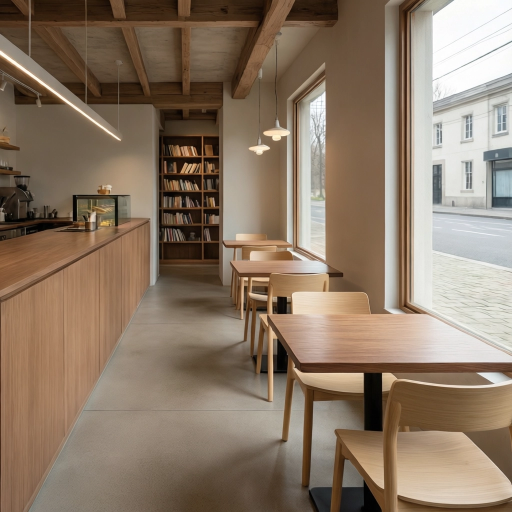
#> input picture web/template-gallery/inputs/qwen_edit_strength_sweep.before.webp, 1024 x 1024 px (shown at 1/2 size)
$ python -i asset_quality.py   (imports and definitions only)
#> lines starting #> are read from the running program, lines starting #| are printed output that depends on the picture
"""Deterministic screening and review-card helpers for generated assets."""

from __future__ import annotations

from dataclasses import dataclass
from typing import Iterable

import numpy as np
from PIL import Image, ImageDraw, ImageFont, ImageOps


@dataclass(frozen=True)
class ImageUpscaleAssessment:
    source_size: tuple[int, int]
    output_size: tuple[int, int]
    expected_scale: int
    dynamic_range: float
    reconstruction_mae: float
    detail_ratio: float
    checks: dict[str, bool]

    @property
    def passed(self) -> bool:
        return all(self.checks.values())

    # [17 lines left out: function to_dict, not called in this run]


@dataclass(frozen=True)
class VideoUpscaleAssessment:
    source_size: tuple[int, int]
    output_size: tuple[int, int]
    source_frames: int
    output_frames: int
    source_fps: float
    output_fps: float
    expected_scale: int
    temporal_mae: float
    changed_pixel_ratio: float
    reconstruction_mae: float
    detail_ratio: float
    checks: dict[str, bool]

    @property
    def passed(self) -> bool:
        return all(self.checks.values())

    # [24 lines left out: function to_dict, not called in this run]


@dataclass(frozen=True)
class TextToImageAssessment:
    output_size: tuple[int, int]
    expected_size: tuple[int, int]
    dynamic_range: float
    luminance_std: float
    edge_energy: float
    shadow_clip_ratio: float
    highlight_clip_ratio: float
    nearest_perceptual_distance: int | None
    checks: dict[str, bool]

    @property
    def passed(self) -> bool:
        return all(self.checks.values())

    # [22 lines left out: function to_dict, not called in this run]


@dataclass(frozen=True)
class ImageEditAssessment:
    source_size: tuple[int, int]
    output_size: tuple[int, int]
    expected_size: tuple[int, int]
    dynamic_range: float
    luminance_std: float
    edge_energy: float
    shadow_clip_ratio: float
    highlight_clip_ratio: float
    source_output_mae: float
    localized_change_ratio: float
    source_luminance_correlation: float
    source_aligned_luminance_correlation: float
    alignment_overlap_ratio: float
    alignment_inlier_count: int
    alignment_inlier_ratio: float
    source_perceptual_distance: int
    nearest_gallery_perceptual_distance: int | None
    checks: dict[str, bool]

    @property
    def passed(self) -> bool:
        return all(self.checks.values())

    # [31 lines left out: function to_dict, not called in this run]


def _rgb_array(image: Image.Image) -> np.ndarray:
    return np.asarray(image.convert("RGB"), dtype=np.float32) / 255.0


# [232 lines left out: functions _edge_energy, _difference_hash, _homography_aligned_correlation, assess_text_to_image, assess_image_edit, not called in this run]


def assess_image_upscale(source: Image.Image, output: Image.Image, *, expected_scale: int = 2) -> ImageUpscaleAssessment:
    source = source.convert("RGB")
    output = output.convert("RGB")
    expected_size = (source.width * expected_scale, source.height * expected_scale)
    baseline = source.resize(output.size, Image.Resampling.BICUBIC)
    reconstructed = output.resize(source.size, Image.Resampling.LANCZOS)
    source_values = _rgb_array(source)
    output_values = _rgb_array(output)
    reconstruction_mae = float(np.abs(_rgb_array(reconstructed) - source_values).mean())
    dynamic_range = float(np.quantile(output_values, 0.95) - np.quantile(output_values, 0.05))
    baseline_detail = max(_edge_energy(baseline), 1e-8)
    detail_ratio = _edge_energy(output) / baseline_detail
    checks = {
        "nativeScale": output.size == expected_size,
        "cardReadableDimensions": output.width >= 1024 and output.height >= 512,
        "nonBlankDynamicRange": dynamic_range >= 0.25,
        "sourceContentPreserved": reconstruction_mae <= 0.12,
        "meaningfulDetailChange": detail_ratio >= 1.01,
        "noExtremeOversharpening": detail_ratio <= 2.5,
    }
    return ImageUpscaleAssessment(
        source_size=source.size,
        output_size=output.size,
        expected_scale=expected_scale,
        dynamic_range=dynamic_range,
        reconstruction_mae=reconstruction_mae,
        detail_ratio=detail_ratio,
        checks=checks,
    )


def _video_luminance(frames: np.ndarray) -> np.ndarray:
    values = frames.astype(np.float32) / 255.0
    return values[..., 0] * 0.2126 + values[..., 1] * 0.7152 + values[..., 2] * 0.0722


# [285 lines left out: functions assess_video_upscale, _detail_crop_box, _fit, build_text_to_image_review_card, build_image_edit_review_card, build_image_upscale_review_card and 1 more, not called in this run]

>>> import cv2
>>> picture = cv2.imread('../web/template-gallery/inputs/qwen_edit_strength_sweep.before.webp', cv2.IMREAD_GRAYSCALE)
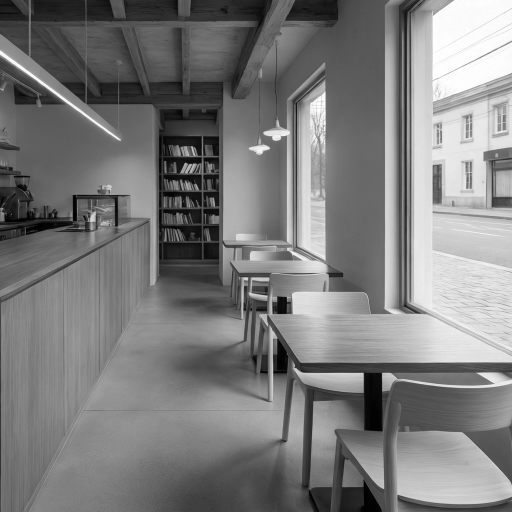
#> picture: shape (1024, 1024) (shown at 1/2 size); min 0, max 255, mean 124.3
>>> result = assess_image_upscale(picture, 'out.png')
#> (the run stopped early here; a loop or call above may not have finished)
